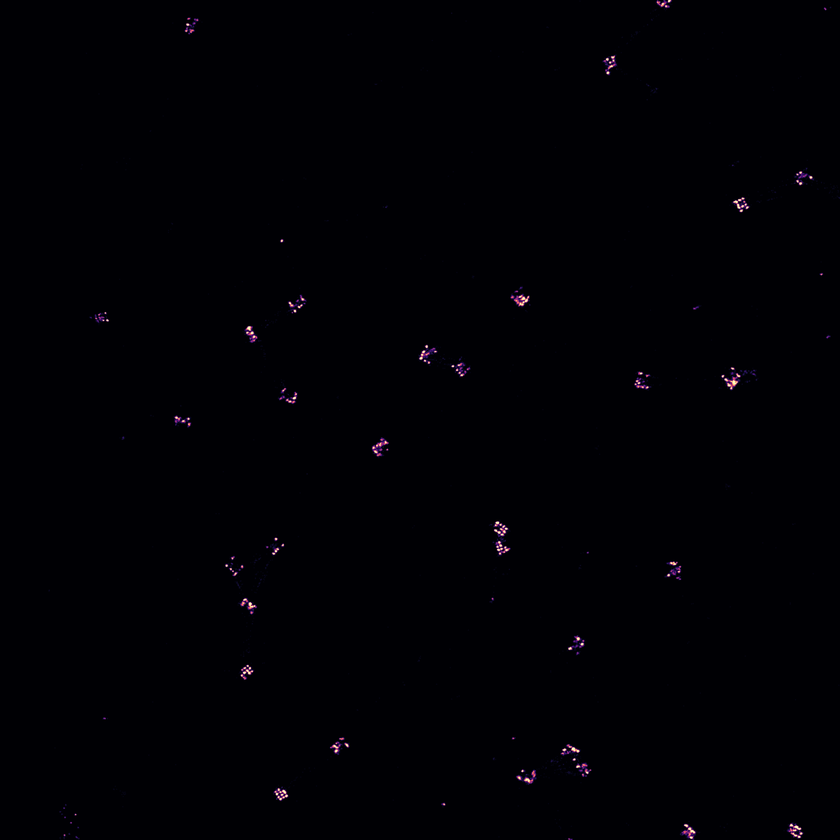
#> input picture Images/image1x2.png, 840 x 840 px, shrunk from 2560 x 2560 before the run, found by its file name
$ jupyter execute --allow-errors grids_picker.ipynb
#> lines starting #> are read from the running program, lines starting #| are printed output that depends on the picture; after the words box and inside, x2 and y2 are one past the last pixel; in counts of white or black regions, pixels touching at a corner belong together
[cell 1]
import cv2
import numpy as np

image_path = 'Images/image1x2.png'
image = cv2.imread(image_path)
#> image is the input picture: shape (840, 840, 3); mean B, G, R 4.6, 0.4, 0.7

gray = None  # Initialize gray

# Check if image is loaded
if image is None:
    print(f"Failed to load image at {image_path}")
else:
    # Convert to grayscale
    gray = cv2.cvtColor(image, cv2.COLOR_BGR2GRAY)

# Now you can use gray outside the else block
if gray is not None:
    blurred = cv2.GaussianBlur(gray, (5, 5), 0)
    # Rest of your code...

# Step 3: Thresholding
_, binary = cv2.threshold(blurred, 200, 255, cv2.THRESH_BINARY_INV)
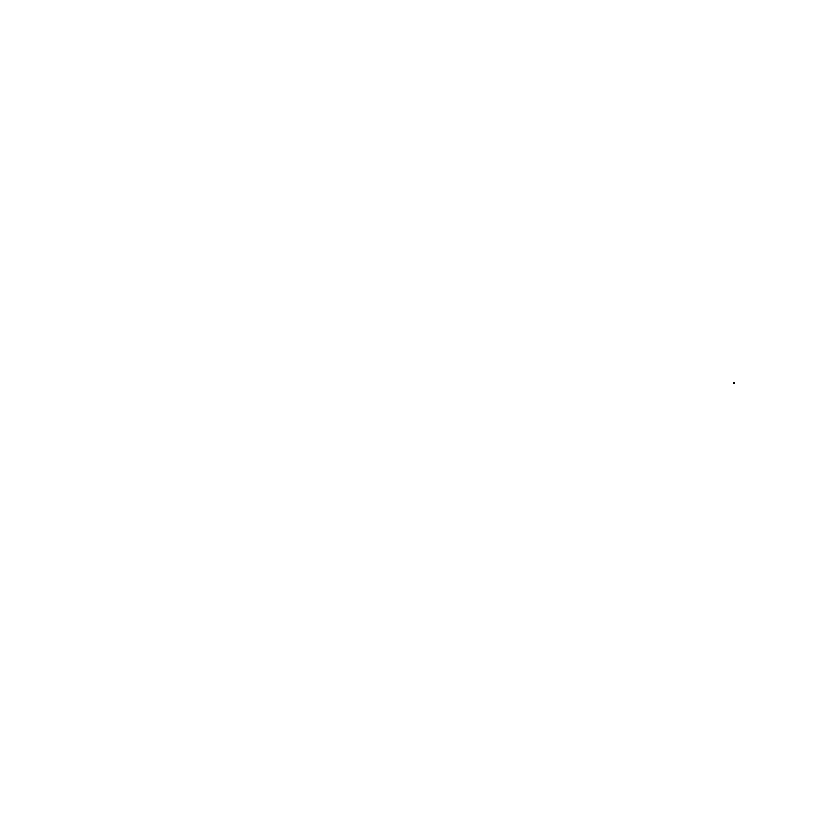
#> binary: shape (840, 840); 100% white; black in thin lines or dots, all inside (x1, y1, x2, y2) = (733, 382, 735, 384)

# Step 4: Find contours
contours, _ = cv2.findContours(binary, cv2.RETR_TREE, cv2.CHAIN_APPROX_SIMPLE)
#> contours = 2 contours, 1 with area under 20; largest, box (x1, y1, x2, y2) and area: (0, 0, 840, 840) 703921

# Step 5: Filter contours
rectangles = []
for cnt in contours:
    approx = cv2.approxPolyDP(cnt, 0.05 * cv2.arcLength(cnt, True), True)
    if len(approx) == 4:  # Check if the contour has 4 sides
        (x, y, w, h) = cv2.boundingRect(approx)
        aspect_ratio = w / float(h)
        if 0.8 < aspect_ratio < 1.2:  # Check if contour is square-ish
            rectangles.append(approx)
#> this loop made 2 passes
#> (approx, x, y, w, h, aspect_ratio) on passes 1 to 2: ([[0, 0], [0, 839], [839, 839], [839, 0]], 0, 0, 840, 840, 1), ([[732, 382], [734, 381], [735, 383], [733, 384]], 732, 381, 4, 4, 1)
#> after the loop, rectangles has the same summary as contours
